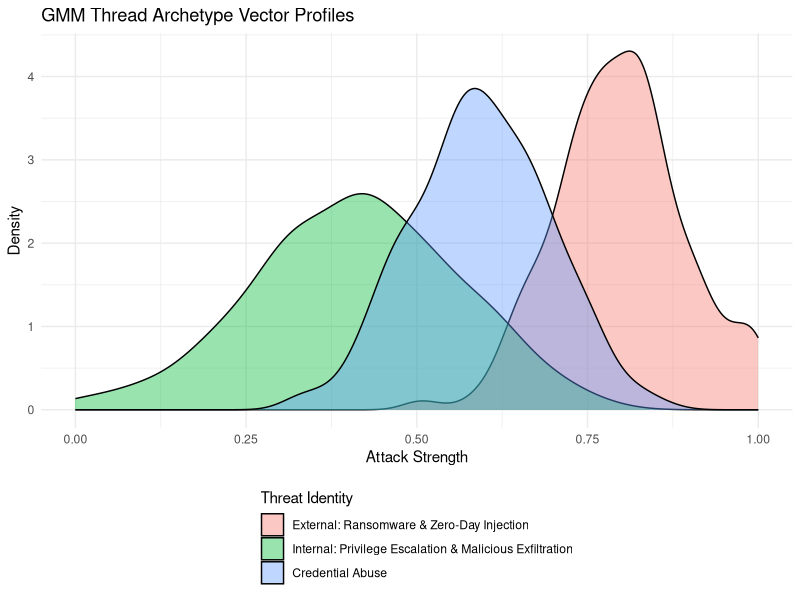
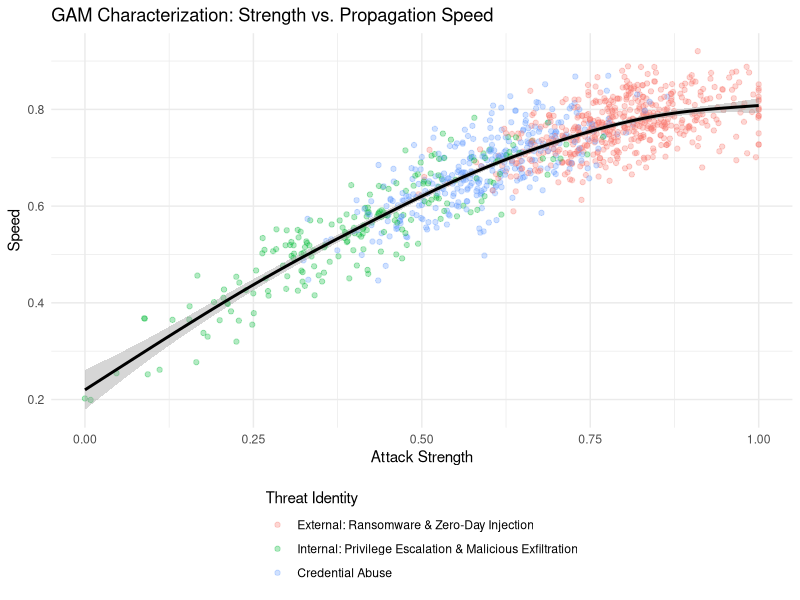

Reproduce these figures in R, in order.
# ==========================================
# MODULE 1: SYNTHETIC DATASET GENERATION
# ==========================================
if(!require(mclust)) install.packages("mclust")
if(!require(mgcv)) install.packages("mgcv")
if(!require(tidyverse)) install.packages("tidyverse")
if(!require(knitr)) install.packages("knitr")

library(mclust)
library(mgcv)
library(tidyverse)
library(knitr)

set.seed(2026)
n_records <- 1050 

# 1. GMM Sampling for Multimodal Structure
# 1 = External (Ransomware & Zero-Day Injection)
# 2 = Internal (Privilege Escalation & Malicious Data Exfiltration)
# 3 = Credential Abuse / Phishing
cluster_assignment <- sample(1:3, n_records, replace = TRUE, prob = c(0.5, 0.2, 0.3))
attack_strength <- numeric(n_records)
attack_strength[cluster_assignment == 1] <- rnorm(sum(cluster_assignment == 1), mean = 0.8, sd = 0.1)
attack_strength[cluster_assignment == 2] <- rnorm(sum(cluster_assignment == 2), mean = 0.4, sd = 0.15)
attack_strength[cluster_assignment == 3] <- rnorm(sum(cluster_assignment == 3), mean = 0.6, sd = 0.1)
attack_strength <- pmin(pmax(attack_strength, 0), 1) 

df_base <- data.frame(
  threat_id = 1:n_records,
  threat_type = factor(cluster_assignment, labels = c(
    "External: Ransomware & Zero-Day Injection", 
    "Internal: Privilege Escalation & Malicious Exfiltration", 
    "Credential Abuse"
  )),
  attack_strength = attack_strength
)

# 2. GAM Injecting Non-linear Propagation Rules
df_base$speed <- with(df_base, 0.2 + 0.6 * sin(attack_strength * pi / 2) + rnorm(n_records, 0, 0.05))
df_base$speed <- pmin(pmax(df_base$speed, 0), 1)

df_base$impact_magnitude <- with(df_base, 0.1 + 0.8 * (attack_strength^2) + rnorm(n_records, 0, 0.08))
df_base$impact_magnitude <- pmin(pmax(df_base$impact_magnitude, 0), 1)

# Factor Variables Formulation
df_base$direction <- sample(c("Northbound", "Southbound", "East-West"), n_records, replace = TRUE, prob = c(0.2, 0.2, 0.6))
df_base$mutation_rate <- runif(n_records, 0.0, 0.5)
df_base$attack_energy <- df_base$attack_strength * 100 + rnorm(n_records, 0, 5)
df_base$attack_power <- (df_base$attack_energy * df_base$speed) / 2
df_base$transmission_medium <- sample(c("Network", "Endpoint", "Cloud", "USB"), n_records, replace = TRUE, prob = c(0.5, 0.2, 0.2, 0.1))
df_base$boundary_limit <- runif(n_records, 10, 100) 
df_base$pattern_complexity <- runif(n_records, 0.1, 0.9)

# ------------------------------------------
# VISUALIZATIONS GENERATED NATIVELY
# ------------------------------------------
# Plot 1: GMM Density Distinguishable Signature Modes
p1 <- ggplot(df_base, aes(x = attack_strength, fill = threat_type)) +
  geom_density(alpha = 0.4) +
  theme_minimal() +
  labs(title = "GMM Thread Archetype Vector Profiles", x = "Attack Strength", y = "Density", fill = "Threat Identity") +
  theme(legend.position = "bottom", legend.direction = "vertical")
print(p1)

# Plot 2: Non-linear GAM Spline Profile Verification
p2 <- ggplot(df_base, aes(x = attack_strength, y = speed, color = threat_type)) +
  geom_point(alpha = 0.3) +
  geom_smooth(method = "gam", formula = y ~ s(x), color = "black") +
  theme_minimal() +
  labs(title = "GAM Characterization: Strength vs. Propagation Speed", x = "Attack Strength", y = "Speed", color = "Threat Identity") +
  theme(legend.position = "bottom", legend.direction = "vertical")
print(p2)

# ------------------------------------------
# IN-CODE TABLES DISPLAY
# ------------------------------------------
cat("\n=== TABLE 1.2: MODULE 1 SUMMARY ===\n")
mod1_summary <- data.frame(
  Objective = "Generate high-fidelity synthetic security threats",
  Methods_Used = "GMM (Clustering), GAM (Non-linear mapping)",
  Record_Count = n_records,
  Threats_Modeled = "External (Ransomware & Zero-Day Injection) & Internal (Privilege Escalation & Malicious Exfiltration)"
)
print(kable(mod1_summary, format = "simple"))

cat("\n=== TABLE 1.3: FINAL DATASET PREVIEW (FIRST 5 ROWS) ===\n")
print(kable(head(df_base[, c("threat_id", "threat_type", "attack_strength", "speed", "impact_magnitude", "direction", "transmission_medium")], 5), format = "simple"))

cat("\n=== TABLE 1.4: STATISTICAL ANALYSIS (GAM EVALUATION) ===\n")
gam_check_speed <- gam(speed ~ threat_type + s(attack_strength), data = df_base)
summary_gam <- summary(gam_check_speed)

stat_table_1 <- data.frame(
  Factor_Vector = c(rownames(summary_gam$p.table)[2:3], "s(attack_strength)"),
  Test_Type = c("Parametric Wald", "Parametric Wald", "Non-parametric Smooth Spline"),
  Statistic = c(summary_gam$p.table[2, 3], summary_gam$p.table[3, 3], summary_gam$s.table[1, 3]),
  p_value = c(summary_gam$p.table[2, 4], summary_gam$p.table[3, 4], summary_gam$s.table[1, 4])
)
print(kable(stat_table_1, format = "simple"))
